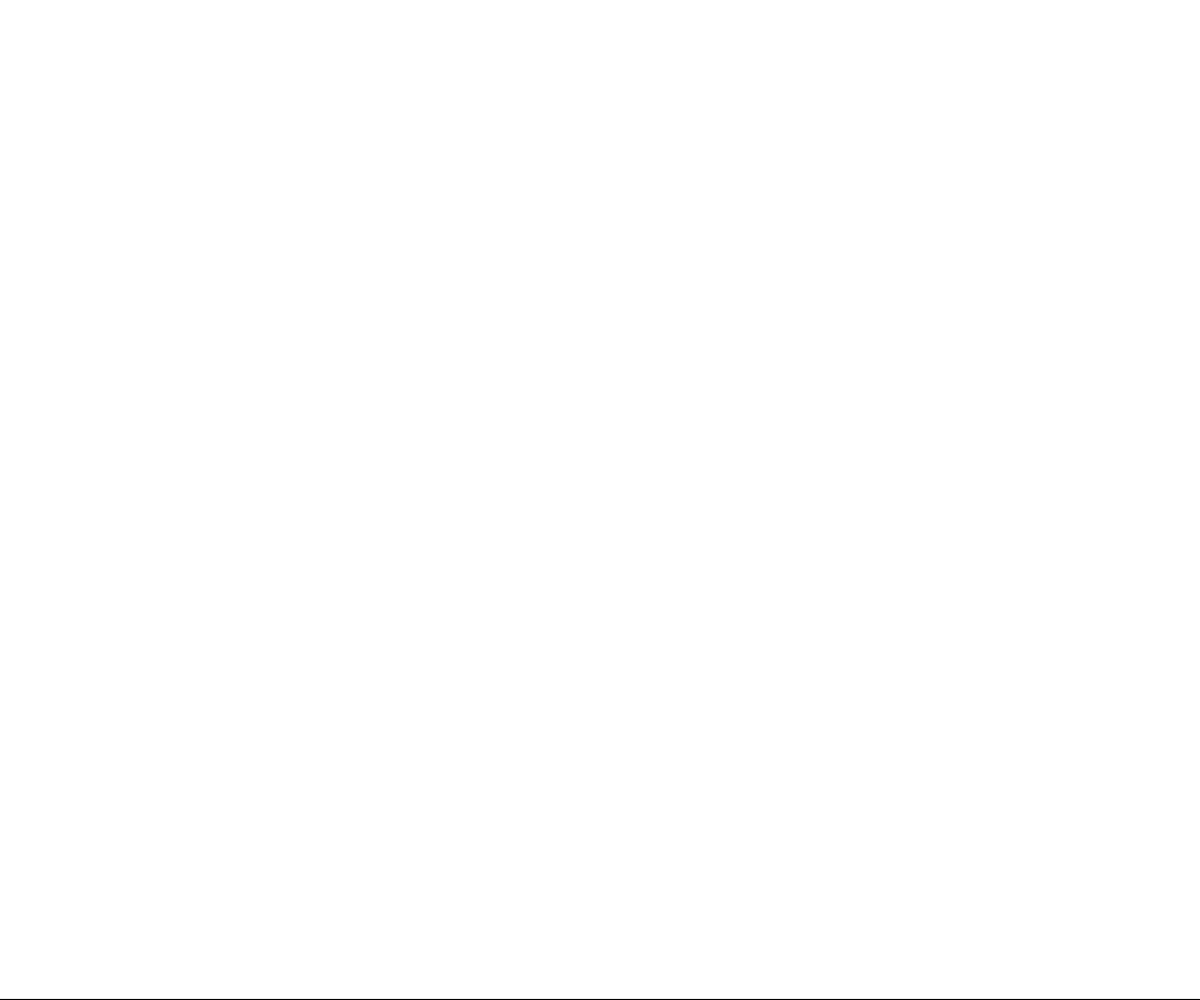
Frame 1 (no input)
Frame 60 (no input): identical to frame 1, image omitted
Frame 120 (the mouse pressed at the canvas centre since frame 60): identical to frame 1, image omitted

The p5.js sketch that drew this single still picture (run headless with seeded random() and noise() and a simulated clock; from frame 60 on, the mouse is pressed at the canvas centre):

// p5.js sketch
// ── sketch.js
// Terrain Generation
// Dan Schellenberg - replace with your name
// Mar 19, 2018

let heights = [];
let numberOfRectangles;

function setup() {
  createCanvas(windowWidth, windowHeight);
  numberOfRectangles = width;
  generateInitialTerrain(numberOfRectangles);
}

function draw() {
  background(255);
  displayTerrain();
}

function generateInitialTerrain(numberOfRectangles) {
  for (let i=0; i<numberOfRectangles; i++) {
    heights.push(noise(100, 500,29));
  }
}

function displayTerrain() {
  let rectWidth = width / numberOfRectangles;
  rectMode(CORNERS);
  fill(0);
  for (let i=0; i<numberOfRectangles; i++) {
    rect(i*rectWidth, height, (i+1)*rectWidth, height - heights[i]);
  }
}
